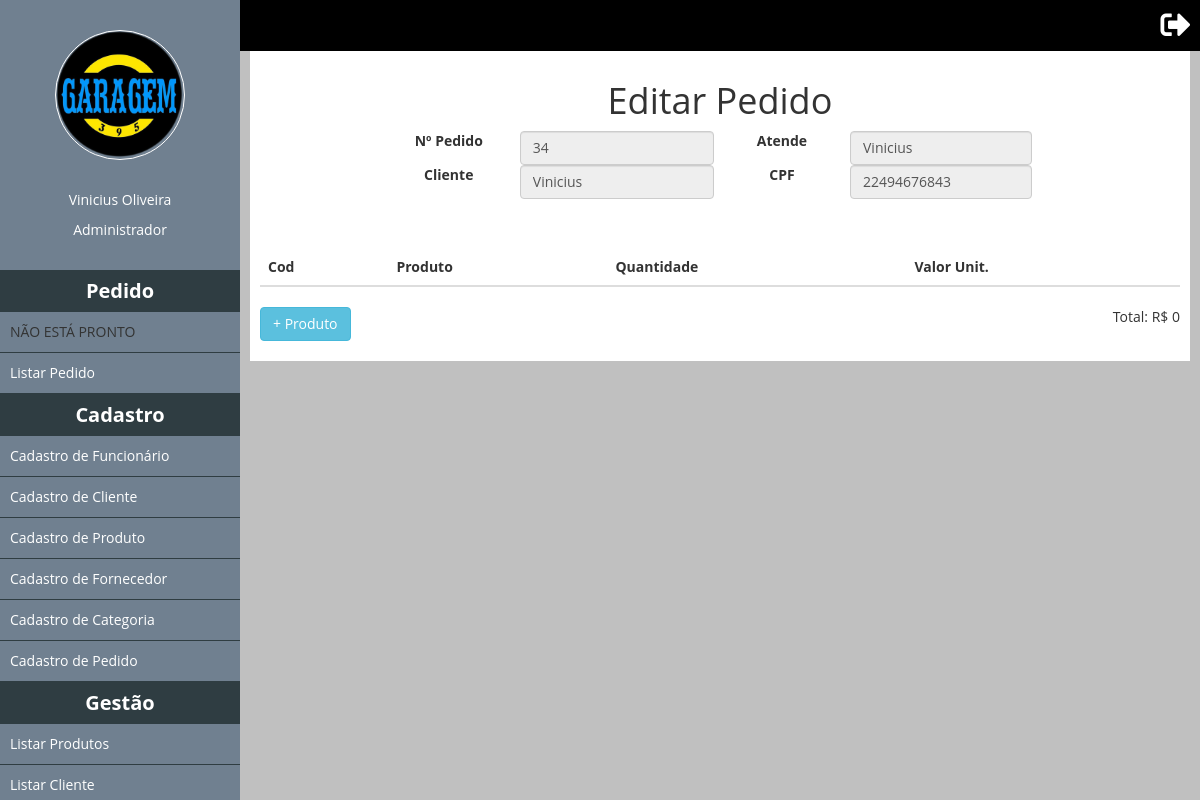
/UpdatePedido?pedido=34&id=1 (signed in), run on an earlier commit of the app's database.
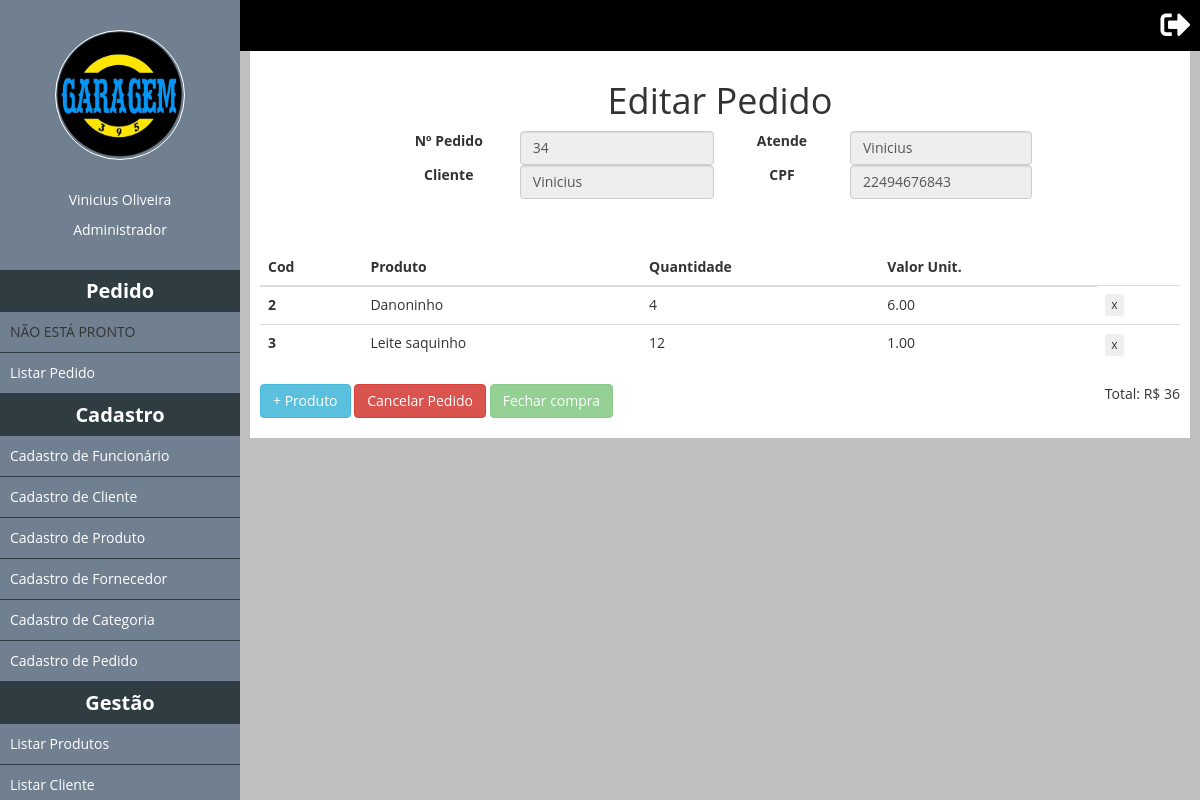
And on a later commit of the database.
### tables this page shows
CREATE TABLE `tb_produto_pedido` (
  `id` int(11) NOT NULL,
  `qtd` int(11) NOT NULL,
  `id_pedido` int(11) NOT NULL,
  `id_produto` int(11) NOT NULL,
  `status` bit(1) NOT NULL
);

CREATE TABLE `tb_produto` (
  `idproduto` int(11) NOT NULL,
  `nome` varchar(255) NOT NULL,
  `id_categoria` int(1) NOT NULL,
  `estoque` int(11) NOT NULL,
  `preco_unit` decimal(10,2) NOT NULL,
  `id_fornecedor` int(11) NOT NULL,
  `status` bit(1) NOT NULL,
  `alerta_estoque` int(11) DEFAULT NULL
);

### classes/Mysql.php (called while the page is built)
<?php
	class Mysql
	{
		private static $pdo;
		public static function conectar(){
			if(self::$pdo == null){
				try{
					self::$pdo = new PDO('mysql:host='.HOST.';dbname='.DATABASE,USER,PASSWORD,array(PDO::MYSQL_ATTR_INIT_COMMAND => 'SET NAMES utf8'));
					self::$pdo->setAttribute(PDO::ATTR_ERRMODE,PDO::ERRMODE_EXCEPTION);
				}catch(Exception $e){
					echo '<h2>Erro ao conectar.</h2>';
				}
			}
			return self::$pdo;
		}
	}
?>

### pages/UpdatePedido.php (the view, shortened to what this page needs)
<div class="card-title mt-5 text-center">
   <h1>Editar Pedido</h1>
   <table class="container-fluid">
   <tbody>
      <tr>
         <td>
            <?php
              $client = MySql::conectar()->prepare("
                  SELECT *
                  FROM tb_cliente
                  WHERE idcliente = ?"
              );
              $client->execute(array(+$_GET['id']));
              $func = MySql::conectar()->prepare("
                  SELECT nome
                  FROM tb_funcionario
                  INNER JOIN tb_pedido PED
                  ON PED.idpedido = ?
                  WHERE PED.idpedido = ?"
              );
              $func->execute(array(+$_GET['pedido'],+$_GET['pedido']));
              $client = $client->fetch();
              $func = $func->fetch();
            ?>
            <form method="post" class="formatar">
               <fieldset>
                  <table>
                     <tr>
                        <td>
                           <div class="form-group">
                              <label class="col-md-4 control-label">Nº Pedido</label>
                              <div class="col-md-8 inputGroupContainer">
                              <input placeholder="Nome" name="nome" class="form-control" type="text" disabled value="<?php echo $_GET['pedido'];?>"></div>
                           </div>
                           <div class="form-group">
                              <label class="col-md-4 control-label">Cliente</label>
                              <div class="col-md-8 inputGroupContainer">
                              <input placeholder="Nome" name="nome" class="form-control" type="text" disabled value="<?php echo $client['nome'];?>"></div>
                           </div>
                        <td>
                           <div class="form-group">
                              <label class="col-md-4 control-label">Atende</label>
                              <div class="col-md-8 inputGroupContainer">
                              <input placeholder="Endereço" name="endereco" class="form-control" type="text" disabled value="<?php echo $func['nome'];?>"></div>
                           </div>
                           <div class="form-group">
                              <label class="col-md-4 control-label">CPF</label>
                              <div class="col-md-8 inputGroupContainer" >
                              <input placeholder="CPF" name="cpf" class="form-control" type="text" maxlength="14" OnKeyPress="formatar('###.###.###-##', this)" value="<?php echo $client['cpf'];?>" disabled></div>
                           </div>
                     </tr>
                  </table>
               </fieldset>
            </form>
         </td>
      </tr>
   </tbody>
   </table>
</div>
<div class="w100 left" style="margin-top: 50px;">
   <table class="table" id="pedido">
     <thead class="thead-dark">
       <tr>
         <th scope="col">Cod</th>
         <th scope="col">Produto</th>
         <th scope="col">Quantidade</th>
         <th scope="col">Valor Unit.</th>
       </tr>
     </thead>
     <tbody>
      <?php
         $produto = MySql::conectar()->prepare("
              SELECT *
              FROM tb_produto_pedido PED
              INNER JOIN tb_produto PROD
              ON PROD.idproduto = PED.id_produto
              WHERE id_pedido = ? AND PED.status != 0"
          );
          $produto->execute(array(+$_GET['pedido']));
          $total = 0;
          $produto = $produto->fetchAll();
          foreach ($produto as $key => $value):
            $total += $value['qtd'] * $value['preco_unit'];
        ?>
        <tr>
         <th scope="row"><?php echo $value['idproduto']?></th>
         <td><?php echo $value['nome']?>
         </td>
         <td><?php echo $value['qtd']?>
         </td>
         <td><?php echo $value['preco_unit']?></td>
                  <td>
                      <button class="btn btn-xs" title="Remover" type="submit">
                          x
                      </button>
                </td>
       </tr>
     <?php endforeach;
    ?>
     </tbody>
   </table>
   <button type="button" class="btn btn-info" data-toggle="modal" data-target="#myModal"  >+ Produto</button>
   <?php if($total != 0):?>
     <button type="button" class="btn btn-danger" data-toggle="modal" data-target="#ModalCancelarPed"  >Cancelar Pedido</button>
     <button type="button" class="btn btn-success" data-toggle="modal" data-target="#myModal"  disabled>Fechar compra</button>
    <?php endif;?>
   <p class="right">Total: R$ <?php echo $total;?></p>
</div>
      </div>
  </div>
</div>

What changed in the data, as far as the page shows it:
added tb_produto_pedido: id_produto.idproduto "2", id_produto.nome "Danoninho", qtd "4", id_produto.preco_unit "6.00"
added tb_produto_pedido: id_produto.idproduto "3", id_produto.nome "Leite saquinho", qtd "12", id_produto.preco_unit "1.00"
Also different on the page:
$total: "0" → "36"
text now shown: "Cancelar Pedido Fechar compra"
